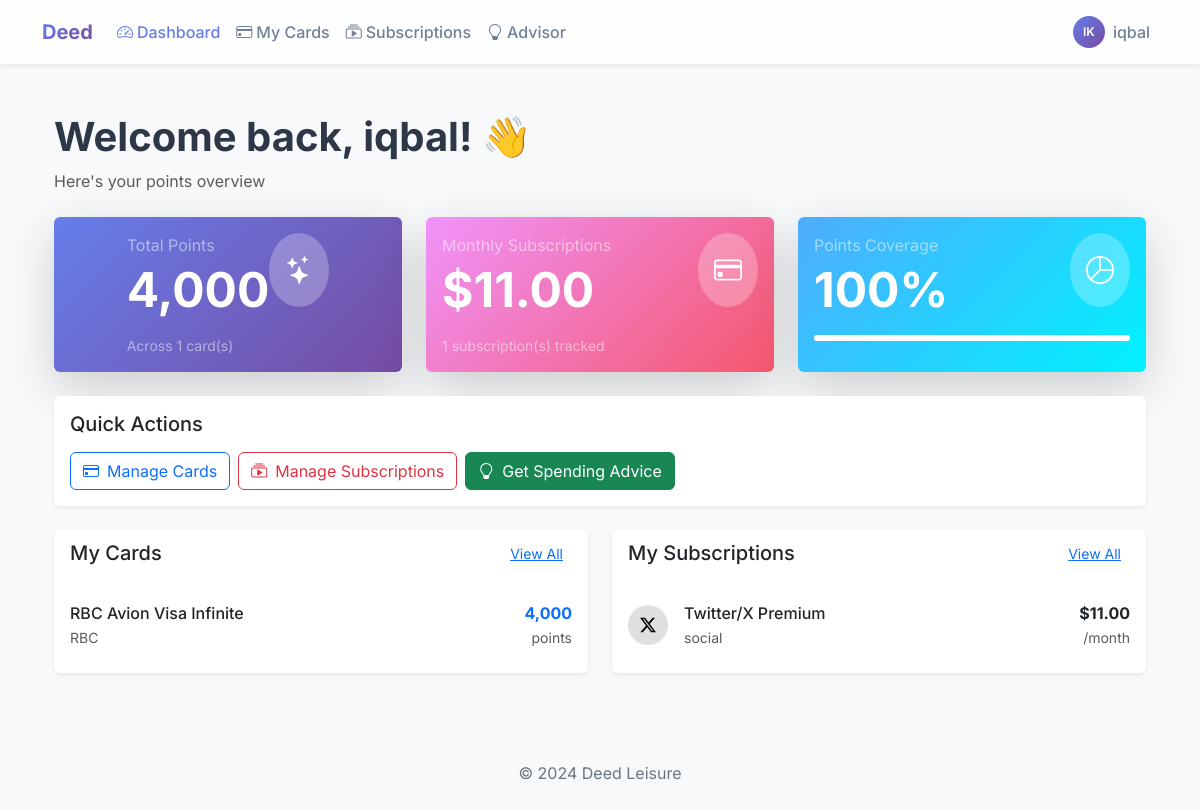
Page /dashboard (signed in) on the committed database.
### models.py (models this page shows)
class Client(Base, UserMixin):
    __tablename__ = "Client"
    id = Column(Integer, primary_key=True)
    first_name = Column(String(100))
    surname = Column(String(100))
    email = Column(String(100), unique=True)
    password = Column(String(200))
    created_at = Column(DateTime, default=datetime.utcnow)
    is_verified = Column(Boolean, default=False)
    verification_code = Column(String(6), nullable=True)
    code_expires_at = Column(DateTime, nullable=True)
    user_cards = relationship("UserCard", back_populates="client", cascade="all, delete-orphan")
    user_subscriptions = relationship("UserSubscription", back_populates="client", cascade="all, delete-orphan")

class UserCard(Base):
    __tablename__ = "user_card"
    id = Column(Integer, primary_key=True)
    client_id = Column(Integer, ForeignKey("Client.id"), nullable=False)
    credit_card_id = Column(Integer, ForeignKey("credit_card.id"), nullable=False)
    current_points = Column(Integer, default=0)
    last_updated = Column(DateTime, default=datetime.utcnow, onupdate=datetime.utcnow)
    client = relationship("Client", back_populates="user_cards")
    credit_card = relationship("CreditCard", back_populates="user_cards")

class CreditCard(Base):
    __tablename__ = "credit_card"
    id = Column(Integer, primary_key=True)
    name = Column(String(200), nullable=False)  # e.g., "RBC Avion Visa Infinite"
    bank = Column(String(100), nullable=False)  # e.g., "RBC"
    annual_fee = Column(Float, default=0.0)
    points_name = Column(String(100))  # e.g., "Avion Points", "BMO Rewards"
    base_earn_rate = Column(Float, default=1.0)  # Points per $1 base spend
    point_value_cents = Column(Float, default=1.0)  # Value per point in cents
    image_url = Column(String(500))  # Card image URL (optional)
    is_active = Column(Boolean, default=True)
    bonus_categories = relationship("CardBonus", back_populates="credit_card", cascade="all, delete-orphan")
    user_cards = relationship("UserCard", back_populates="credit_card")

class UserSubscription(Base):
    __tablename__ = "user_subscription"
    id = Column(Integer, primary_key=True)
    client_id = Column(Integer, ForeignKey("Client.id"), nullable=False)
    subscription_id = Column(Integer, ForeignKey("subscription.id"), nullable=False)
    is_active = Column(Boolean, default=True)
    added_at = Column(DateTime, default=datetime.utcnow)
    client = relationship("Client", back_populates="user_subscriptions")
    subscription = relationship("Subscription", back_populates="user_subscriptions")

class Subscription(Base):
    __tablename__ = "subscription"
    id = Column(Integer, primary_key=True)
    name = Column(String(100), nullable=False)  # e.g., "Netflix Standard"
    category = Column(String(50))  # e.g., "streaming", "social", "productivity"
    monthly_cost_cad = Column(Float, nullable=False)  # Monthly cost in CAD
    icon = Column(String(50))  # Bootstrap icon or custom class
    color = Column(String(20))  # Brand color for UI
    description = Column(String(200))
    is_active = Column(Boolean, default=True)
    user_subscriptions = relationship("UserSubscription", back_populates="subscription")

### app.py (the view)
@app.route("/dashboard")
@login_required
def dashboard():
    user_id = current_user.id
    with Session() as session:
        user_cards = session.query(UserCard).filter_by(client_id=user_id).all()
        user_subs = session.query(UserSubscription).filter_by(
            client_id=user_id,
            is_active=True
        ).all()
        total_points = sum(uc.current_points for uc in user_cards)
        total_monthly_cost = sum(us.subscription.monthly_cost_cad for us in user_subs)
        points_per_dollar = 100  # Average conversion
        points_needed = int(total_monthly_cost * points_per_dollar)
        coverage_percent = min(100, int((total_points / max(points_needed, 1)) * 100))
        return render_template(
            "dashboard.html",
            user_cards=user_cards,
            user_subs=user_subs,
            total_points=total_points,
            total_monthly_cost=total_monthly_cost,
            points_needed=points_needed,
            coverage_percent=coverage_percent
        )

### app.py (called while the page is built)
@login_manager.user_loader
def load_user(user_id):
    with Session() as session:
        return session.get(Client, int(user_id))

### templates/dashboard.html (shortened to what this page needs)
{% extends "base.html" %}
{% block content %}
<div class="container py-4 animate-fade-in">
  <div class="d-flex justify-content-between align-items-center mb-4">
    <div>
      <h1 class="display-6 fw-bold">Welcome back, {{ current_user.first_name }}! 👋</h1>
      <p class="text-muted mb-0">Here's your points overview</p>
    </div>
  </div>
  <div class="row g-4 mb-4">
    <div class="col-md-4">
      <div
        class="card border-0 shadow-lg h-100 bg-gradient-primary card-hover text-white align-items-center justify-content-center">
        <div class="card-body">
          <div class="d-flex justify-content-between align-items-start">
            <div>
              <p class="text-white-50 mb-1">Total Points</p>
              <h2 class="display-5 fw-bold mb-0">{{ "{:,}".format(total_points) }}</h2>
            </div>
            <div class="bg-white bg-opacity-25 rounded-circle p-3">
              <i class="bi bi-stars fs-3"></i>
            </div>
          </div>
          <p class="mt-3 mb-0 small">
            <span class="text-white-50">Across {{ user_cards|length }} card(s)</span>
          </p>
        </div>
      </div>
    </div>
    <div class="col-md-4">
      <div class="card border-0 shadow-lg h-100 bg-gradient-secondary card-hover text-white">
        <div class="card-body">
          <div class="d-flex justify-content-between align-items-start">
            <div>
              <p class="text-white-50 mb-1">Monthly Subscriptions</p>
              <h2 class="display-5 fw-bold mb-0">${{ "%.2f"|format(total_monthly_cost) }}</h2>
            </div>
            <div class="bg-white bg-opacity-25 rounded-circle p-3">
              <i class="bi bi-credit-card fs-3"></i>
            </div>
          </div>
          <p class="mt-3 mb-0 small">
            <span class="text-white-50">{{ user_subs|length }} subscription(s) tracked</span>
          </p>
        </div>
      </div>
    </div>
    <div class="col-md-4">
      <div class="card border-0 shadow-lg h-100 bg-gradient-success card-hover text-white">
        <div class="card-body">
          <div class="d-flex justify-content-between align-items-start">
            <div>
              <p class="text-white-50 mb-1">Points Coverage</p>
              <h2 class="display-5 fw-bold mb-0">{{ coverage_percent }}%</h2>
            </div>
            <div class="bg-white bg-opacity-25 rounded-circle p-3">
              <i class="bi bi-pie-chart fs-3"></i>
            </div>
          </div>
          <div class="progress mt-3" style="height: 6px; background: rgba(255,255,255,0.3);">
            <div class="progress-bar bg-white" style="width: {{ coverage_percent }}%;"></div>
          </div>
        </div>
      </div>
    </div>
  </div>
  <div class="row g-4 mb-4">
    <div class="col-12">
      <div class="card border-0 shadow-sm">
        <div class="card-body">
          <h5 class="card-title mb-3">Quick Actions</h5>
          <div class="d-flex flex-wrap gap-2">
            <a href="{{ url_for('my_cards') }}" class="btn btn-outline-primary">
              <i class="bi bi-credit-card me-2"></i>Manage Cards
            </a>
            <a href="{{ url_for('my_subscriptions') }}" class="btn btn-outline-danger">
              <i class="bi bi-collection-play me-2"></i>Manage Subscriptions
            </a>
            <a href="{{ url_for('advisor') }}" class="btn btn-success">
              <i class="bi bi-lightbulb me-2"></i>Get Spending Advice
            </a>
          </div>
        </div>
      </div>
    </div>
  </div>
  <div class="row g-4">
    <div class="col-md-6">
      <div class="card border-0 shadow-sm h-100">
        <div class="card-header bg-white border-0 d-flex justify-content-between align-items-center">
          <h5 class="mb-0">My Cards</h5>
          <a href="{{ url_for('my_cards') }}" class="btn btn-sm btn-link">View All</a>
        </div>
        <div class="card-body">
          {% if user_cards %}
          {% for uc in user_cards[:3] %}
          <div
            class="d-flex justify-content-between align-items-center py-2 {% if not loop.last %}border-bottom{% endif %}">
            <div>
              <p class="mb-0 fw-medium">{{ uc.credit_card.name }}</p>
              <small class="text-muted">{{ uc.credit_card.bank }}</small>
            </div>
            <div class="text-end">
              <p class="mb-0 fw-bold text-primary">{{ "{:,}".format(uc.current_points) }}</p>
              <small class="text-muted">points</small>
            </div>
          </div>
          {% endfor %}
          {% else %}
          <div class="text-center py-4">
            <i class="bi bi-credit-card text-muted" style="font-size: 3rem;"></i>
            <p class="text-muted mt-2 mb-0">No cards added yet</p>
            <a href="{{ url_for('my_cards') }}" class="btn btn-primary btn-sm mt-2">Add Your First Card</a>
          </div>
          {% endif %}
        </div>
      </div>
    </div>
    <div class="col-md-6">
      <div class="card border-0 shadow-sm h-100">
        <div class="card-header bg-white border-0 d-flex justify-content-between align-items-center">
          <h5 class="mb-0">My Subscriptions</h5>
          <a href="{{ url_for('my_subscriptions') }}" class="btn btn-sm btn-link">View All</a>
        </div>
        <div class="card-body">
          {% if user_subs %}
          {% for us in user_subs[:3] %}
          <div
            class="d-flex justify-content-between align-items-center py-2 {% if not loop.last %}border-bottom{% endif %}">
            <div class="d-flex align-items-center">
              <div class="rounded-circle d-flex align-items-center justify-content-center me-3"
                style="width: 40px; height: 40px; background: {{ us.subscription.color or '#6c757d' }}20;">
                <i class="bi {{ us.subscription.icon or 'bi-app' }}"
                  style="color: {{ us.subscription.color or '#6c757d' }};"></i>
              </div>
              <div>
                <p class="mb-0 fw-medium">{{ us.subscription.name }}</p>
                <small class="text-muted">{{ us.subscription.category }}</small>
              </div>
            </div>
            <div class="text-end">
              <p class="mb-0 fw-bold">${{ "%.2f"|format(us.subscription.monthly_cost_cad) }}</p>
              <small class="text-muted">/month</small>
            </div>
          </div>
          {% endfor %}
          {% endif %}
        </div>
      </div>
    </div>
  </div>
</div>
{% endblock %}

### templates/navbar.html (shortened to what this page needs)
<nav class="navbar navbar-expand-lg bg-white shadow-sm sticky-top">
  <div class="container">
    <a class="navbar-brand fw-bold" href="{{ url_for('index') }}">
      <span
        style="background: linear-gradient(135deg, #667eea 0%, #764ba2 100%); -webkit-background-clip: text; -webkit-text-fill-color: transparent;">
        Deed
      </span>
    </a>
    <div class="collapse navbar-collapse" id="navbarNav">
      <ul class="navbar-nav me-auto mb-2 mb-lg-0">
        {% if current_user.is_authenticated %}
        <li class="nav-item">
          <a class="nav-link{% if request.endpoint == 'dashboard' %} active{% endif %}"
            href="{{ url_for('dashboard') }}">
            <i class="bi bi-speedometer2 me-1"></i>Dashboard
          </a>
        </li>
        <li class="nav-item">
          <a class="nav-link{% if request.endpoint == 'my_cards' %} active{% endif %}" href="{{ url_for('my_cards') }}">
            <i class="bi bi-credit-card me-1"></i>My Cards
          </a>
        </li>
        <li class="nav-item">
          <a class="nav-link{% if request.endpoint == 'my_subscriptions' %} active{% endif %}"
            href="{{ url_for('my_subscriptions') }}">
            <i class="bi bi-collection-play me-1"></i>Subscriptions
          </a>
        </li>
        <li class="nav-item">
          <a class="nav-link{% if request.endpoint == 'advisor' %} active{% endif %}" href="{{ url_for('advisor') }}">
            <i class="bi bi-lightbulb me-1"></i>Advisor
          </a>
        </li>
        {% else %}
        <li class="nav-item">
          <a class="nav-link{% if request.endpoint == 'index' %} active{% endif %}" href="{{ url_for('index') }}">
            Home
          </a>
        </li>
        {% endif %}
      </ul>
      <ul class="navbar-nav">
        {% if current_user.is_authenticated %}
        <li class="nav-item dropdown">
          <a class="nav-link dropdown-toggle d-flex align-items-center" href="#" role="button" data-bs-toggle="dropdown"
            aria-expanded="false">
            <div class="user-avatar me-2">
              {{ current_user.first_name[0] }}{{ current_user.surname[0] }}
            </div>
            <span class="d-none d-md-inline">{{ current_user.first_name }}</span>
          </a>
        </li>
        {% endif %}
      </ul>
    </div>
  </div>
</nav>

### static/css/style.css (style rules this page uses)
:root { --primary-gradient: linear-gradient(135deg, #667eea 0%, #764ba2 100%); --secondary-gradient: linear-gradient(135deg, #f093fb 0%, #f5576c 100%); --success-gradient: linear-gradient(135deg, #4facfe 0%, #00f2fe 100%); --card-bg: #ffffff; --bg-color: #f8f9fa; --text-main: #2d3748; --text-muted: #718096; --shadow-sm: 0 2px 4px rgba(0,0,0,0.05); --shadow-md: 0 4px 6px rgba(0,0,0,0.07); --shadow-lg: 0 10px 15px rgba(0,0,0,0.1); --shadow-hover: 0 20px 25px -5px rgba(0, 0, 0, 0.1), 0 10px 10px -5px rgba(0, 0, 0, 0.04); }
body { font-family: 'Inter', sans-serif; background-color: var(--bg-color); color: var(--text-main); -webkit-font-smoothing: antialiased; }
.animate-fade-in { animation: fadeInUp 0.6s ease-out forwards; }
.card-hover { transition: all 0.3s cubic-bezier(0.4, 0, 0.2, 1); }
.bg-gradient-primary { background: var(--primary-gradient) !important; }
.bg-gradient-secondary { background: var(--secondary-gradient) !important; }
.bg-gradient-success { background: var(--success-gradient) !important; }
.navbar { background: rgba(255, 255, 255, 0.8) !important; backdrop-filter: blur(10px); border-bottom: 1px solid rgba(0,0,0,0.05); }
.nav-link { font-weight: 500; color: var(--text-muted) !important; transition: color 0.2s; }
.nav-link:hover, .nav-link.active { color: #667eea !important; }

### templates/navbar.html (style rules this page uses)
.user-avatar { width: 32px; height: 32px; border-radius: 50%; background: linear-gradient(135deg, #667eea 0%, #764ba2 100%); color: white; font-size: 12px; font-weight: 600; display: flex; align-items: center; justify-content: center; text-transform: uppercase; }
.navbar .dropdown-toggle::after { display: none; }

### rows in the picture
Client: first_name "I", surname "K", first_name "iqbal"
UserCard: credit_card.name "RBC Avion Visa Infinite", credit_card.bank "RBC", current_points "4,000"
UserSubscription: subscription.name "Twitter/X Premium", subscription.category "social"
Subscription: subscription.monthly_cost_cad "11.00"

### other values in the picture
{{ "{:,}".format(total_points) }} "4,000"
{{ user_cards|length }} "1"
{{ "%.2f"|format(total_monthly_cost) }} "11.00"
{{ user_subs|length }} "1"
{{ coverage_percent }} "100"
